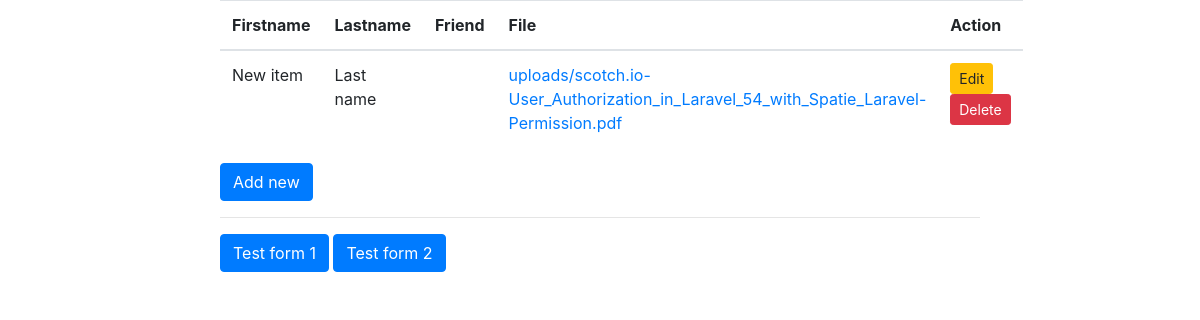
The page /crudapp/ (signed in) on the database as committed earlier.
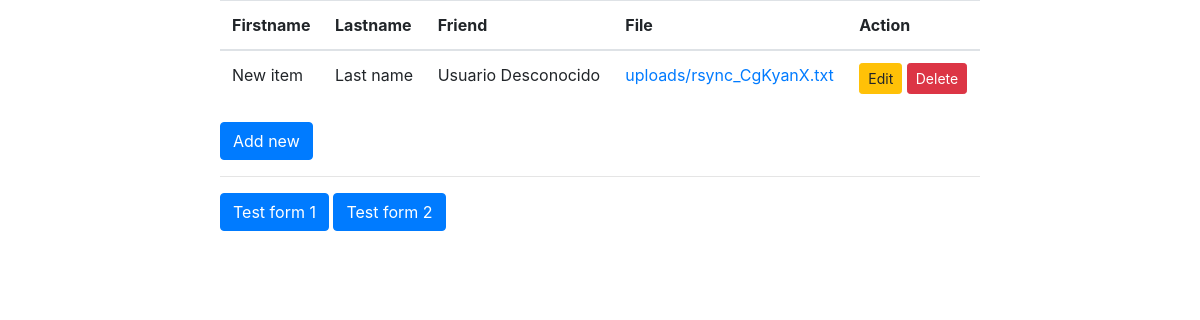
The same page on the database as committed later.
### crudapp/models.py (models this page shows, shortened)
class Member(models.Model):
    firstname = models.CharField(max_length=40)
    lastname = models.CharField(max_length=40)
    friendname = models.ForeignKey(settings.AUTH_USER_MODEL, on_delete=models.CASCADE)
    file = models.FileField(upload_to='uploads/', blank=True) # File is automatically uploaded to MEDIA_ROOT/uploads/

class User(AbstractUser):
    birth_date = models.DateField(null=True, blank=True)

### crudapp/views.py (the view)
# urls.py: path('', views.index, name='index'),
@login_required
def index(request):
    members = Member.objects.all()
    context = {'members': members}
    return render(request, 'crudapp/index.html', context)

### crudapp/templates/crudapp/index.html
{% extends 'crudapp/base_generic.html' %}
{% block content %}
<div class="container">
	<table class="table">
		<thead>
			<tr>
			<th>Firstname</th>
			<th>Lastname</th>
			<th>Friend</th>
			<th>File</th>
			<th>Action</th>
			</tr>
		</thead>
		<tbody>
			{% for member in members %}
			<tr>
				<td>{{ member.firstname }}</td>
				<td>{{ member.lastname }}</td>
				<td>{{ member.friendname.get_full_name }}</td>
				<td><a href="{{ MEDIA_URL }}{{ member.file }}">{{ member.file }}</a></td>
				<td>
					<a href="edit/{{ member.id }}" class="btn btn-warning btn-sm" role="button">Edit</a>
					<a href="delete/{{ member.id }}" class="btn btn-danger btn-sm" role="button">Delete</a>
				</td>
			</tr>
			{% endfor %}
		</tbody>
	</table>
	<a href="{% url 'create' %}" class="btn btn-primary" role="button">Add new</a>
	<hr>
	<a href="{% url 'testform-01' %}" class="btn btn-primary" role="button">Test form 1</a>
	<a href="{% url 'testform-02' %}" class="btn btn-primary" role="button">Test form 2</a>
</div>
{% endblock %}

Rows that differ between the two databases and show on the page:
changed Member "New item": friendname.get_full_name (not shown) → "Usuario Desconocido"; file "uploads/scotch.io-User_Authorization_in_Laravel_54_with_Spatie_Laravel-Permission.pdf" → "uploads/rsync_CgKyanX.txt"
